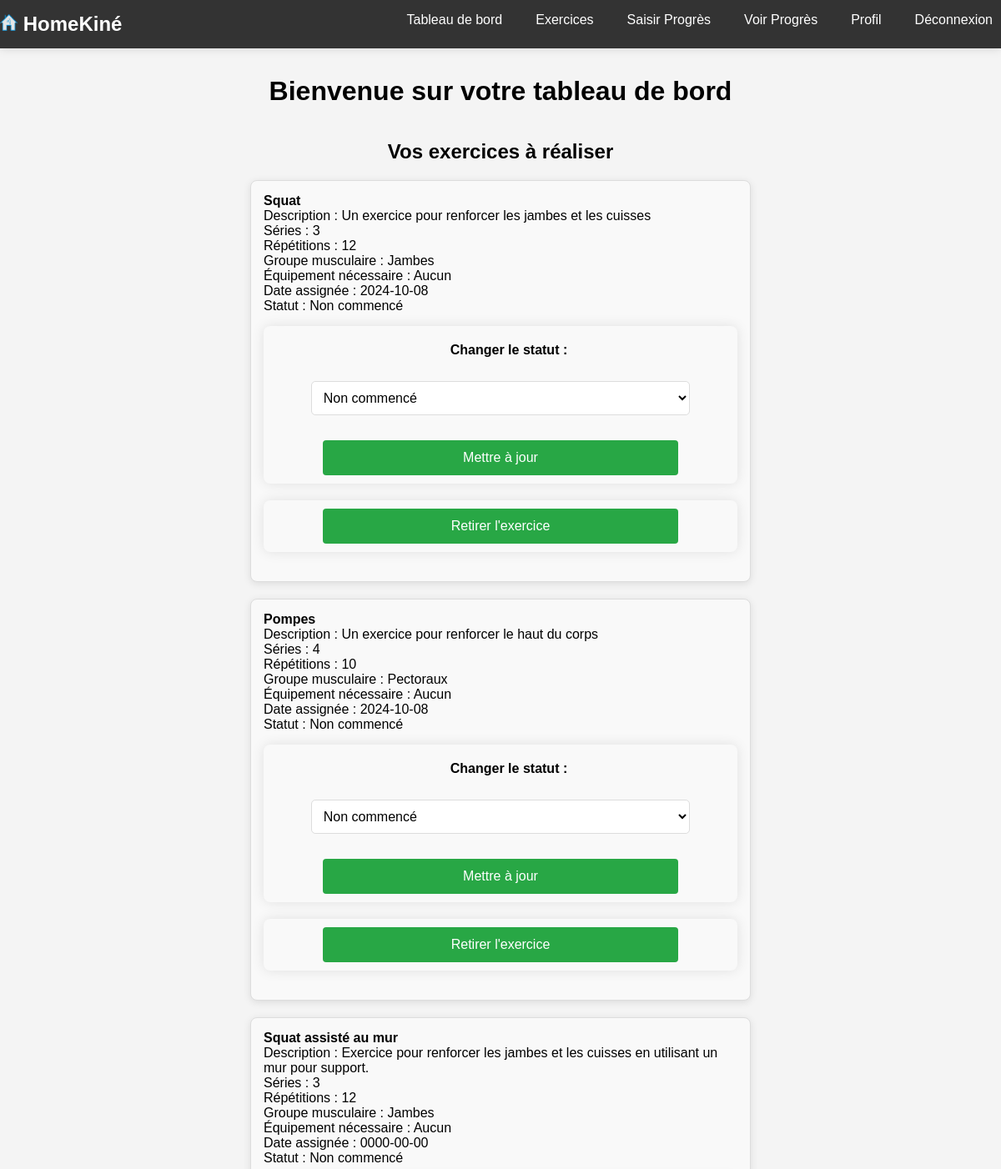
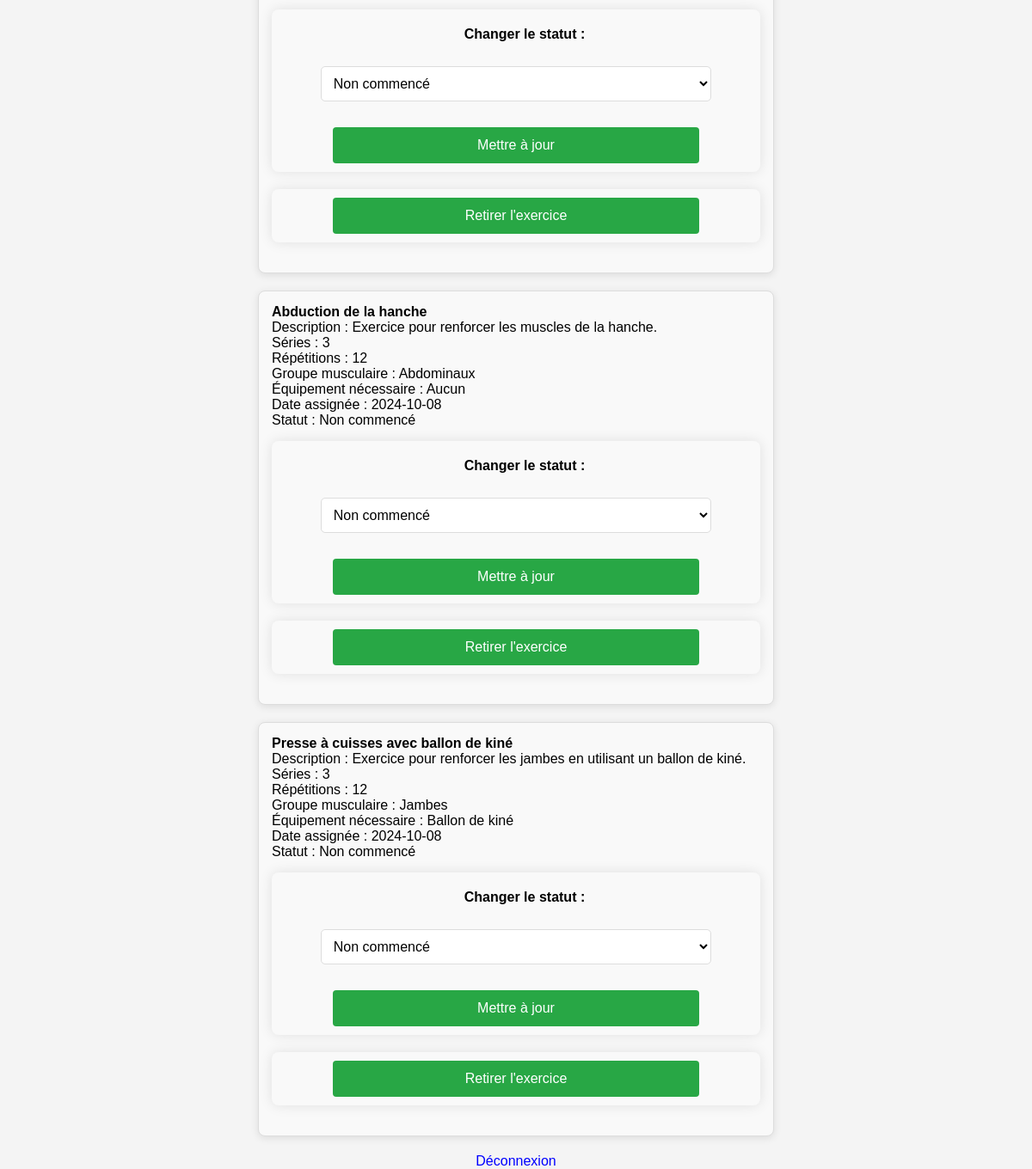
Page /dashboard.php (signed in) on the committed database (2 pictures, top to bottom).
### tables this page shows
CREATE TABLE IF NOT EXISTS `user_exercises` (
  `id` int NOT NULL AUTO_INCREMENT,
  `user_id` int NOT NULL,
  `exercise_id` int NOT NULL,
  `assigned_date` date NOT NULL,
  `status` enum('not_started','in_progress','completed') DEFAULT 'not_started',
  `target_score` int DEFAULT NULL,
  PRIMARY KEY (`id`),
  UNIQUE KEY `unique_user_exercise` (`user_id`,`exercise_id`),
  KEY `exercise_id` (`exercise_id`)
);

CREATE TABLE IF NOT EXISTS `exercises` (
  `id` int NOT NULL AUTO_INCREMENT,
  `name` varchar(100) NOT NULL,
  `description` text NOT NULL,
  `equipment_needed` varchar(100) DEFAULT NULL,
  `video_link` varchar(255) DEFAULT NULL,
  `created_at` timestamp NULL DEFAULT CURRENT_TIMESTAMP,
  `sets` int DEFAULT NULL,
  `reps` int DEFAULT NULL,
  `muscle_group_id` int DEFAULT NULL,
  PRIMARY KEY (`id`),
  KEY `fk_muscle_group` (`muscle_group_id`)
);

CREATE TABLE IF NOT EXISTS `muscle_groups` (
  `id` int NOT NULL AUTO_INCREMENT,
  `name` varchar(100) NOT NULL,
  PRIMARY KEY (`id`)
);

### dashboard.php (the view, shortened to what this page needs)
<?php
include('header.php');
include('config.php');
$user_id = $_SESSION['user_id'];
$query = "SELECT user_exercises.id AS user_exercise_id,
                 exercises.name,
                 exercises.description,
                 exercises.sets,
                 exercises.reps,
                 exercises.equipment_needed,
                 muscle_groups.name AS muscle_group_name,
                 user_exercises.status,
                 user_exercises.assigned_date
          FROM user_exercises
          JOIN exercises ON user_exercises.exercise_id = exercises.id
          JOIN muscle_groups ON exercises.muscle_group_id = muscle_groups.id
          WHERE user_exercises.user_id = '$user_id'";
$result = mysqli_query($conn, $query);
?>
<!DOCTYPE html>
<html lang="fr">
<head>
    <link rel="stylesheet" href="style.css">
</head>
<body>
    <h1>Bienvenue sur votre tableau de bord</h1>
    <h2>Vos exercices à réaliser</h2>
    <ul class="exercise-list">
        <?php while ($row = mysqli_fetch_assoc($result)): ?>
            <li class="exercise-card">
                <strong><?php echo $row['name']; ?></strong><br>
                Description : <?php echo $row['description']; ?><br>
                Séries : <?php echo $row['sets'] ?: 'Non défini'; ?><br>
                Répétitions : <?php echo $row['reps'] ?: 'Non défini'; ?><br>
                Groupe musculaire : <?php echo $row['muscle_group_name']; ?><br>
                Équipement nécessaire : <?php echo $row['equipment_needed'] ?: 'Aucun'; ?><br>
                Date assignée : <?php echo $row['assigned_date']; ?><br>
                Statut :
                <span class="<?php echo $row['status']; ?>">
                    <?php
                    switch($row['status']) {
                        case 'not_started':
                            echo 'Non commencé';
                            break;
                    }
                    ?>
                </span>
                <form method="POST" action="update_status.php">
                    <label for="status">Changer le statut :</label>
                    <select name="status" id="status">
                        <option value="not_started" <?php echo $row['status'] == 'not_started' ? 'selected' : ''; ?>>Non commencé</option>
                    </select>
                    <button type="submit">Mettre à jour</button>
                </form>
                <form method="POST" action="remove_exercise.php" onsubmit="return confirm('Êtes-vous sûr de vouloir retirer cet exercice ?');">
                    <button type="submit">Retirer l'exercice</button>
                </form>
            </li>
        <?php endwhile; ?>
    </ul>
    <a href="logout.php">Déconnexion</a>
</body>
</html>

### style.css (style rules this page uses)
body { font-family: Arial, sans-serif; background-color: #f4f4f4; padding-top: 70px; margin: 0; display: flex; justify-content: center; align-items: center; flex-direction: column; min-height: 100vh; }
h1, h2 { text-align: center; margin-bottom: 20px; }
ul { list-style-type: none; padding: 0; margin-bottom: 20px; text-align: center; }
li { margin-bottom: 10px; }
a { text-decoration: none; color: blue; }
form, div, .section { display: flex; justify-content: center; align-items: center; flex-direction: column; }
button, input[type="submit"] { display: block; margin: 10px auto; padding: 10px 15px; background-color: #28a745; color: white; border: none; border-radius: 5px; cursor: pointer; font-size: 16px; text-align: center; width: auto; }
form { max-width: 600px; width: 100%; margin: 20px auto; padding: 20px; background-color: #f9f9f9; border-radius: 8px; box-shadow: 0 0 15px rgba(0, 0, 0, 0.1); }
form label { font-size: 16px; font-weight: bold; margin-bottom: 8px; display: inline-block; padding-top: 20px; padding-left: 20px; }
form input[type="text"], form input[type="email"], form input[type="password"], form input[type="number"], form input[type="date"], form select, form textarea { width: 100%; padding: 10px; margin: 10px 0; border: 1px solid #ccc; border-radius: 4px; font-size: 16px; box-sizing: border-box; background-color: #fff; transition: border-color 0.3s, box-shadow 0.3s; }
form button[type="submit"] { width: 75%; padding: 12px 20px; background-color: #28a745; color: #fff; border: none; border-radius: 4px; font-size: 16px; cursor: pointer; transition: background-color 0.3s; margin-bottom: 10px; }
.exercise-list { list-style-type: none; padding: 0; margin: 0 auto; display: flex; flex-direction: column; align-items: center; width: 100%; max-width: 800px; }
.exercise-card { background-color: #f9f9f9; border: 1px solid #ddd; padding: 15px; margin-bottom: 20px; border-radius: 8px; box-shadow: 0 2px 10px rgba(0, 0, 0, 0.1); width: 100%; max-width: 600px; text-align: left; box-sizing: border-box; overflow: hidden; }
.exercise-card form { width: 100%; margin-top: 15px; display: flex; flex-direction: column; gap: 10px; padding: 0; box-sizing: border-box; }
.exercise-card select, .exercise-card button { width: 80%; padding: 10px; font-size: 16px; border-radius: 5px; border: 1px solid #ddd; box-sizing: border-box; align-self: center; }
.exercise-card button { background-color: #28a745; color: white; border: none; cursor: pointer; transition: background-color 0.3s; }
button { background-color: #28a745; color: #fff; padding: 10px 15px; border: none; border-radius: 5px; cursor: pointer; }
.exercise-card form { width: 100%; margin-top: 15px; }

### rows in the picture
user_exercises: exercise.name "Squat", exercise.description "Un exercice pour renforcer les jambes et les cuisses", exercise.sets "3", exercise.reps "12", muscle_groups.name "Jambes", exercise.equipment_needed "Aucun", assigned_date "2024-10-08", shows "Non commencé", status "Non commencé"
user_exercises: exercise.name "Pompes", exercise.description "Un exercice pour renforcer le haut du corps", exercise.sets "4", exercise.reps "10", muscle_groups.name "Pectoraux", exercise.equipment_needed "Aucun", assigned_date "2024-10-08", shows "Non commencé", status "Non commencé"
user_exercises: exercise.name "Squat assisté au mur", exercise.description "Exercice pour renforcer les jambes et les cuisses en utilisant un mur pour support.", exercise.sets "3", exercise.reps "12", muscle_groups.name "Jambes", exercise.equipment_needed "Aucun", assigned_date "0000-00-00", shows "Non commencé", status "Non commencé"
user_exercises: exercise.name "Abduction de la hanche", exercise.description "Exercice pour renforcer les muscles de la hanche.", exercise.sets "3", exercise.reps "12", muscle_groups.name "Abdominaux", exercise.equipment_needed "Aucun", assigned_date "2024-10-08", shows "Non commencé", status "Non commencé"
user_exercises: exercise.name "Presse à cuisses avec ballon de kiné", exercise.description "Exercice pour renforcer les jambes en utilisant un ballon de kiné.", exercise.sets "3", exercise.reps "12", muscle_groups.name "Jambes", exercise.equipment_needed "Ballon de kiné", assigned_date "2024-10-08", shows "Non commencé", status "Non commencé"
